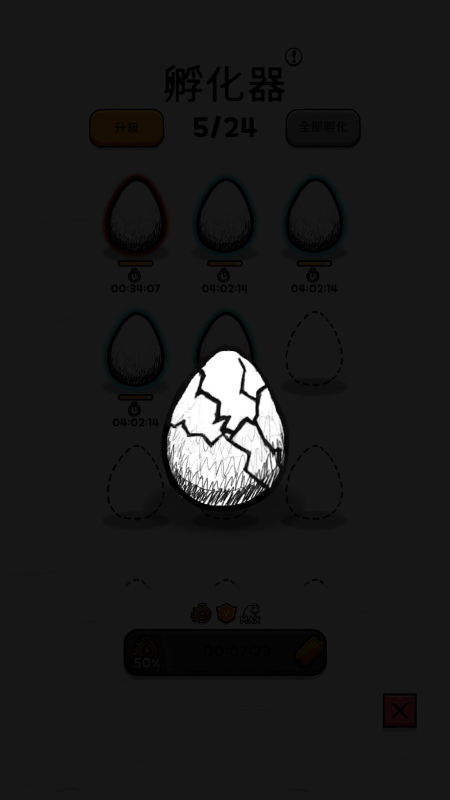
#> input picture tests/fixtures/hatch/hatch-all-cutscene.jpg, 900 x 1600 px (shown at 1/2 size); its folder holds only this picture in this run
$ python -i digits.py   (imports and definitions only)
#> lines starting #> are read from the running program, lines starting #| are printed output that depends on the picture; after the words box and inside, x2 and y2 are one past the last pixel; in counts of white or black regions, pixels touching at a corner belong together
#> further down, picture is the input picture: shape (1600, 900, 3); mean B, G, R 27.6, 27.7, 27.7
"""Template-based digit reading for hatch phases B/C.

The game renders every number the bot cares about as dark hand-drawn glyphs
on a light background (stat bars, counters, the N/M capacity readout), so a
full OCR stack is unnecessary: binarize, split into glyphs by connected
components, and match each glyph against a small labelled set cropped from
reference screenshots (``assets/hatch/digits``).

Callers must crop regions that contain digits (and ``/``) only. There is no
reliable rejection of other glyphs: hand-drawn letters score inside the digit
range (``o`` genuinely is ``0``), so a mispositioned crop over text yields a
plausible-looking number rather than ``None``. Guard call sites structurally
instead, e.g. ``read_fraction`` demanding the configured denominator.
"""

from __future__ import annotations

import logging
from dataclasses import dataclass
from pathlib import Path

import cv2
import numpy as np

from .models import Image

INK_THRESHOLD = 110
# Glyphs are resized to one canonical raster before comparison so the same
# set serves both the large counters and the small stat rows.
GLYPH_SIZE = (24, 32)
MIN_GLYPH_AREA = 12
MIN_MATCH_SCORE = 0.60
# ``1`` and ``7`` are the one recurring topology-neutral ambiguity in the
# hand-drawn stat font.  Width alone fixed narrow list-row ones, but an
# anti-aliased cap can widen a real ``1`` enough to bypass that rule.  Resolve
# close matches from the original aspect ratio *and* the lower stroke's drift:
# a one stays vertical while a seven travels diagonally across the glyph.
ONE_SEVEN_MAX_SCORE_GAP = 0.12
ONE_SEVEN_MAX_ONE_ASPECT = 0.70
ONE_SEVEN_MAX_ONE_BODY_DRIFT = 0.14
ONE_SEVEN_MIN_SEVEN_BODY_DRIFT = 0.24
ONE_SEVEN_MIN_SEVEN_TOP_BAR = 0.14
ONE_SEVEN_TOP_BAR_WIDTH = 0.80
# Anti-aliasing varies slightly between Select Dino rows.  A live ``6`` can
# consequently score a few points closer to the single shipped ``5`` or ``8``
# template.  Their enclosed-hole counts are stable, so prefer the matching
# topology only while the pixel scores are still close enough to be ambiguous.
TOPOLOGY_MAX_SCORE_GAP = 0.08
# Small HP zeroes can gain a short anti-aliased tail and score closer to the
# shipped ``6`` template.  Both glyphs have one enclosed hole, but a zero's
# hole spans most of the glyph height while a six's hole is confined to the
# lower bowl.  Only override a close 6/0 score when that structural proof is
# present.
ZERO_MAX_SCORE_GAP = 0.05
ZERO_MIN_HOLE_HEIGHT_RATIO = 0.55


class DigitReadError(ValueError):
    pass


@dataclass(frozen=True, slots=True)
class Glyph:
    char: str
    raster: np.ndarray
    enclosed_holes: int


# [159 lines left out: functions _enclosed_hole_boxes, _count_enclosed_holes, _prefer_matching_topology, _one_seven_geometry, _resolve_one_seven, _prefer_tall_hole_zero, not called in this run]


def binarize(image: Image) -> np.ndarray:
    gray = cv2.cvtColor(image, cv2.COLOR_BGR2GRAY) if image.ndim == 3 else image
    _, ink = cv2.threshold(gray, INK_THRESHOLD, 255, cv2.THRESH_BINARY_INV)
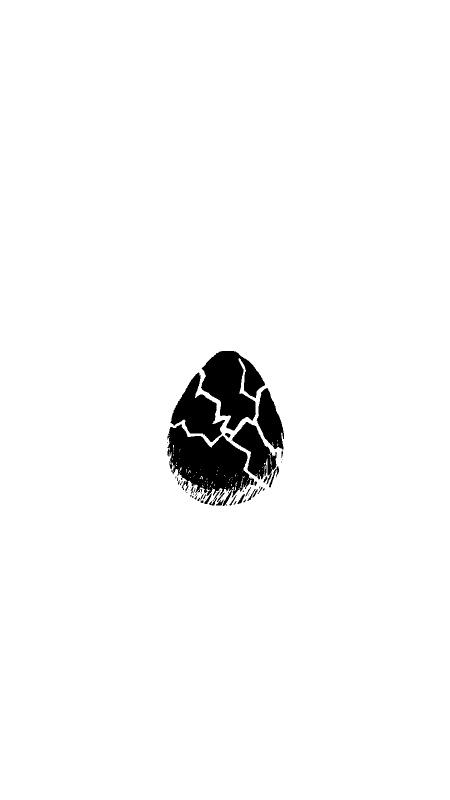
#> ink: shape (1600, 900) (shown at 1/2 size); 97% white; 59 black regions (34 under 20 px), largest, box (x1, y1, x2, y2) and area: (335, 849, 508, 1012) 14682, (402, 702, 530, 861) 11665, (341, 745, 450, 884) 6881
    return ink


def _merge_by_column(boxes: list[tuple[int, int, int, int]]) -> list[tuple[int, int, int, int]]:
    """Merge boxes that overlap horizontally (a colon is two stacked dots)."""

    merged: list[tuple[int, int, int, int]] = []
    for box in sorted(boxes, key=lambda item: item[0]):
        x, y, w, h = box
        if merged:
            mx, my, mw, mh = merged[-1]
            overlap = min(mx + mw, x + w) - max(mx, x)
            if overlap > 0.4 * min(w, mw):
                x0 = min(mx, x)
                y0 = min(my, y)
                x1 = max(mx + mw, x + w)
                y1 = max(my + mh, y + h)
                merged[-1] = (x0, y0, x1 - x0, y1 - y0)
                continue
        merged.append(box)
    return merged


def segment_glyphs(image: Image) -> list[tuple[tuple[int, int, int, int], np.ndarray]]:
    """Return (bbox, canonical raster) per glyph, left to right."""

    ink = binarize(image)
    count, _, stats, _ = cv2.connectedComponentsWithStats(ink, connectivity=8)
#> count = 79; stats = 79 rows, first 6: [335, 702, 233, 310, 43385], [0, 0, 900, 1600, 1396297], [339, 866, 1, 1, 1], [554, 880, 1, 3, 3], [545, 884, 2, 7, 10], [555, 887, 2, 5, 6]
    boxes = []
    for index in range(1, count):
        x, y, w, h, area = stats[index]
        if area < MIN_GLYPH_AREA:
            continue
        boxes.append((int(x), int(y), int(w), int(h)))
#> this loop made 78 passes
#> (x, y, w, h, area) on passes 1, 44, 54: (0, 0, 900, 1600, 1396297), (399, 952, 7, 7, 20), (481, 959, 5, 17, 26)
#> after the loop, boxes = [(0, 0, 900, 1600), (541, 917, 2, 14), (529, 931, 3, 12), (359, 934, 4, 10), (376, 941, 6, 6), (399, 952, 7, 7), (481, 959, 5, 17), (471, 965, 3, 8)]
    results = []
    for x, y, w, h in _merge_by_column(boxes):
        raster = cv2.resize(ink[y : y + h, x : x + w], GLYPH_SIZE, interpolation=cv2.INTER_AREA)
        # Re-binarize: resizing leaves gray edge pixels that would never equal
        # the (also re-binarized) templates under exact comparison.
        _, raster = cv2.threshold(raster, 127, 255, cv2.THRESH_BINARY)
        results.append(((x, y, w, h), raster))
#> this loop made 1 pass
#> pass 1, in segment_glyphs, `raster = cv2.resize(ink[y : y + h, x : x + w], GLYPH_SIZE, interpolati..`:
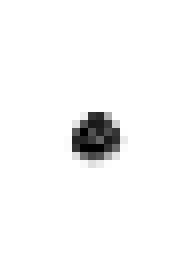
#> raster: shape (32, 24) (shown 8 times larger); min 0, max 255, mean 247.3
#> pass 1, in segment_glyphs, `_, raster = cv2.threshold(raster, 127, 255, cv2.THRESH_BINARY)`:
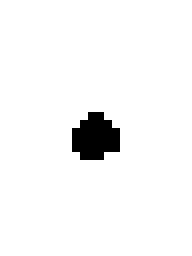
#> raster: shape (32, 24) (shown 8 times larger); 96.5% white; 1 black region, box (x1, y1, x2, y2) and area: (9, 14, 15, 20) 27
#> after the loop, results = 1 item
    return results


class DigitReader:
    # [86 lines left out: functions __init__, read, read_int, read_fraction, parse_fraction, not called in this run]

>>> import cv2
>>> picture = cv2.imread('../../tests/fixtures/hatch/hatch-all-cutscene.jpg')
>>> result = segment_glyphs(picture)
#> result = 1 item
